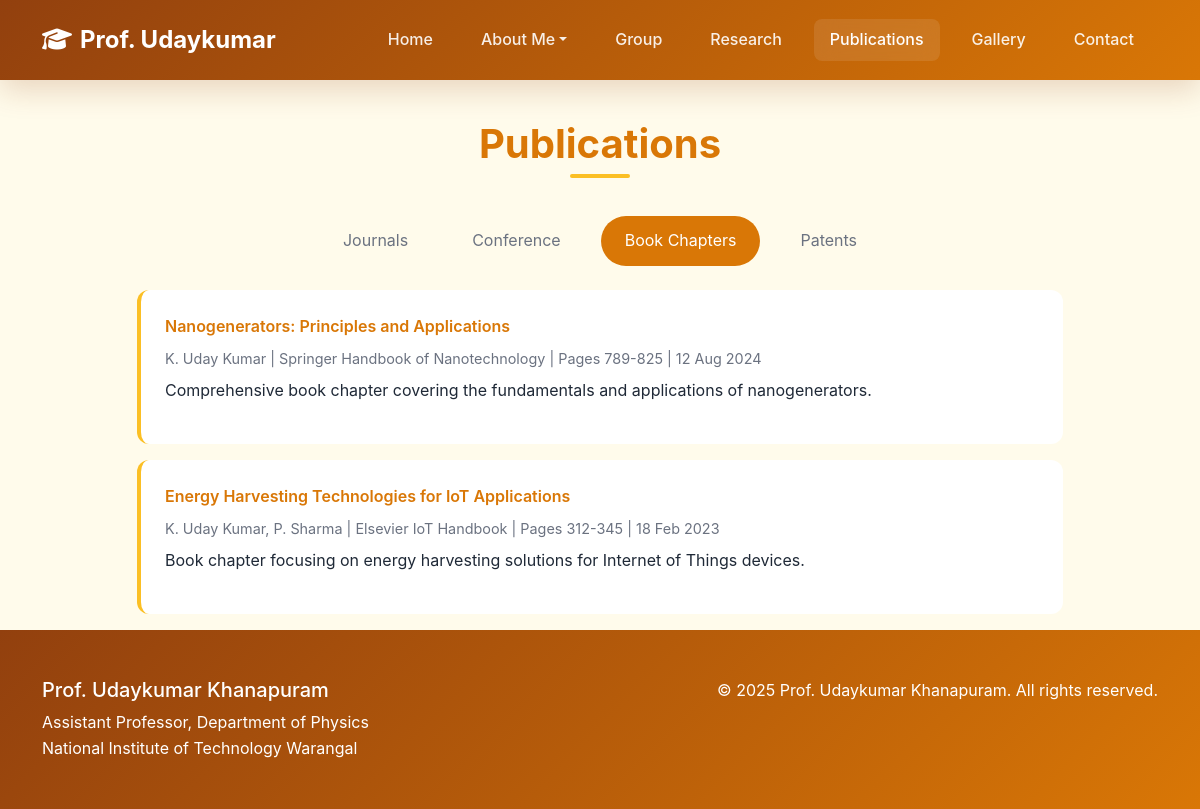
Before: /publications/?category=book_chapters with the older database file.
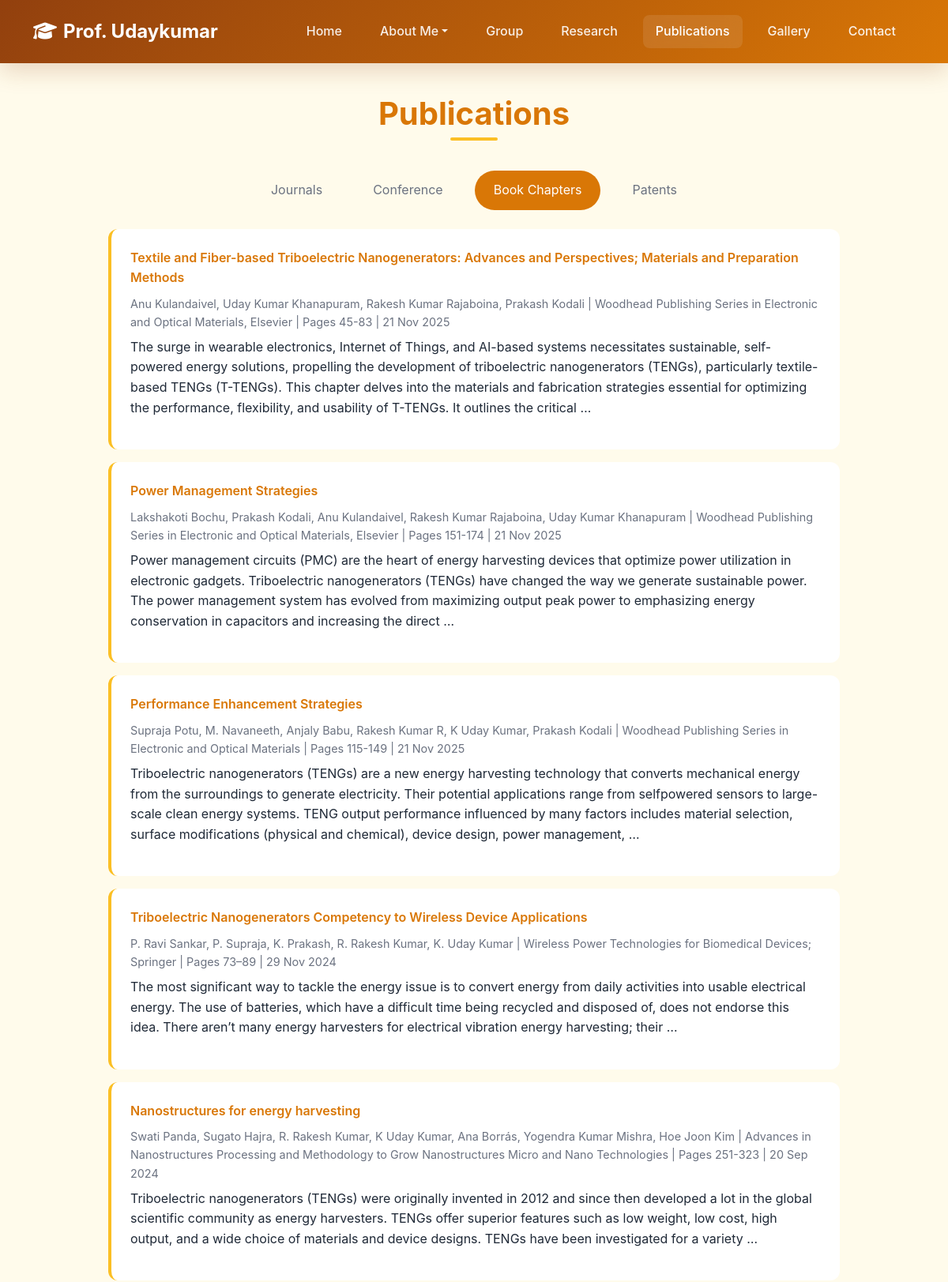
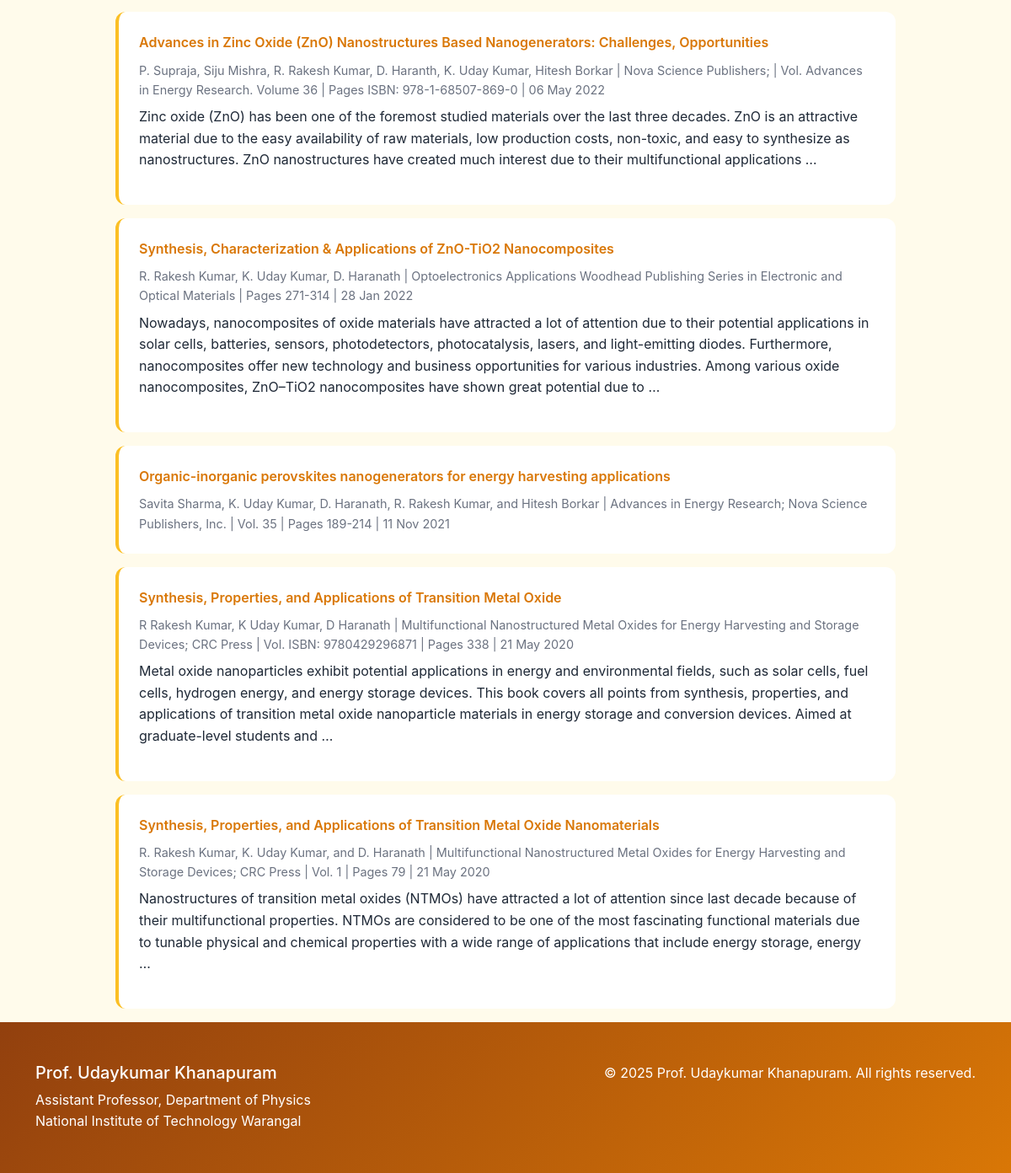
After: the same page with the newer database file (2 pictures, top to bottom).
### website/models.py (models this page shows, shortened)
class Publication(models.Model):
    CATEGORY_CHOICES = [
        ('journals', 'Journals'),
        ('conference', 'Conference'),
        ('book_chapters', 'Book Chapters'),
        ('patents', 'Patents'),
    ]
    title = models.CharField(max_length=500)
    authors = models.TextField()
    journal = models.CharField(max_length=200, blank=True)
    volume = models.CharField(max_length=50, blank=True)
    page_no = models.CharField(max_length=50, blank=True)
    publication_date = models.DateField(help_text="Publication date (Day/Month/Year)")
    description = models.TextField(blank=True)
    url = models.URLField(blank=True)
    publication_link = models.URLField(blank=True, help_text="Direct link to the publication")
    category = models.CharField(max_length=20, choices=CATEGORY_CHOICES, default='journals')
    created_at = models.DateTimeField(auto_now_add=True)
    class Meta:
        ordering = ['-publication_date', '-created_at']

### website/views.py (the view)
# urls.py: path('publications/', views.publications, name='publications'),
def publications(request):
    category = request.GET.get('category', 'journals')
    publications = Publication.objects.filter(category=category)
    categories = Publication.CATEGORY_CHOICES
    context = {
        'publications': publications,
        'categories': categories,
        'current_category': category
    }
    return render(request, 'publications.html', context)

### templates/publications.html (shortened to what this page needs)
{% extends 'base.html' %}
{% load static %}
{% block content %}
<div style="padding-top: 120px;">
    <div class="container">
        <h2 class="section-title">Publications</h2>
        <div class="row mb-4">
            <div class="col-12">
                <ul class="nav nav-pills justify-content-center" id="publicationTabs">
                    {% for category_key, category_name in categories %}
                    <li class="nav-item">
                        <a class="nav-link {% if current_category == category_key %}active{% endif %}"
                           href="?category={{ category_key }}">{{ category_name }}</a>
                    </li>
                    {% endfor %}
                </ul>
            </div>
        </div>
        <div class="row">
            <div class="col-lg-10 mx-auto">
                {% for publication in publications %}
                <div class="publication-item">
                    <div class="publication-title">
                        {% if publication.publication_link %}
                            <a href="{{ publication.publication_link }}" target="_blank" class="publication-link">
                                {{ publication.title }}
                            </a>
                        {% else %}
                            {{ publication.title }}
                        {% endif %}
                    </div>
                    <div class="publication-meta">
                        {{ publication.authors }} | {{ publication.journal }}
                        {% if publication.volume %} | Vol. {{ publication.volume }}{% endif %}
                        {% if publication.page_no %} | Pages {{ publication.page_no }}{% endif %}
                        | {{ publication.publication_date|date:"d M Y" }}
                    </div>
                    {% if publication.description %}
                        <p class="mt-2">{{ publication.description|truncatewords:50 }}</p>
                    {% endif %}
                </div>
                {% empty %}
                {% if current_category == 'journals' %}
                <div class="publication-item">
                    <div class="publication-title">High-performance triboelectric nanogenerator based on 2D materials</div>
                    <div class="publication-meta">K. Uday Kumar et al. | Nature Energy | Vol. 15 | Pages 123-135 | 15 Mar 2024</div>
                    <p class="mt-2">Research on advanced nanogenerator technologies using 2D materials for enhanced energy harvesting.</p>
                </div>
                <div class="publication-item">
                    <div class="publication-title">Piezoelectric nanogenerators for self-powered wireless sensor networks</div>
                    <div class="publication-meta">K. Uday Kumar, P. Sharma, R. Singh | Advanced Materials | Vol. 12 | Pages 45-58 | 10 Sep 2023</div>
                    <p class="mt-2">Development of piezoelectric nanogenerators for autonomous wireless sensor applications.</p>
                </div>
                {% elif current_category == 'book_chapters' %}
                <div class="publication-item">
                    <div class="publication-title">Nanogenerators: Principles and Applications</div>
                    <div class="publication-meta">K. Uday Kumar | Springer Handbook of Nanotechnology | Pages 789-825 | 12 Aug 2024</div>
                    <p class="mt-2">Comprehensive book chapter covering the fundamentals and applications of nanogenerators.</p>
                </div>
                <div class="publication-item">
                    <div class="publication-title">Energy Harvesting Technologies for IoT Applications</div>
                    <div class="publication-meta">K. Uday Kumar, P. Sharma | Elsevier IoT Handbook | Pages 312-345 | 18 Feb 2023</div>
                    <p class="mt-2">Book chapter focusing on energy harvesting solutions for Internet of Things devices.</p>
                </div>
                {% endif %}
                {% endfor %}
            </div>
        </div>
    </div>
</div>
{% endblock %}

Changed rows visible on the page:
added Publication: title "Textile and Fiber-based Triboelectric Nanogenerators: Advances and Perspectives; Materials and Preparation Methods", authors "Anu Kulandaivel, Uday Kumar Khanapuram, Rakesh Kumar Rajaboina, Prakash Kodali", journal "Woodhead Publishing Series in Electronic and Optical Materials, Elsevier", page_no "45-83", publication_date "21 Nov 2025", description "The surge in wearable electronics, Internet of Things, and AI-based systems necessitates sustainable, self-powered energy solutions, propelling the development of triboelectric nanogenerators (TENGs), particularly textile-based TENGs (T-TENGs). This chapter delves into the materials and fabrication strategies essential for optimizing the performance, flexibility, and usability of T-TENGs. It outlines the critical …"
added Publication: title "Power Management Strategies", authors "Lakshakoti Bochu, Prakash Kodali, Anu Kulandaivel, Rakesh Kumar Rajaboina, Uday Kumar Khanapuram", journal "Woodhead Publishing Series in Electronic and Optical Materials, Elsevier", page_no "151-174", publication_date "21 Nov 2025", description "Power management circuits (PMC) are the heart of energy harvesting devices that optimize power utilization in electronic gadgets. Triboelectric nanogenerators (TENGs) have changed the way we generate sustainable power. The power management system has evolved from maximizing output peak power to emphasizing energy conservation in capacitors and increasing the direct …"
added Publication: title "Performance Enhancement Strategies", authors "Supraja Potu, M. Navaneeth, Anjaly Babu, Rakesh Kumar R, K Uday Kumar, Prakash Kodali", journal "Woodhead Publishing Series in Electronic and Optical Materials", page_no "115-149", publication_date "21 Nov 2025", description "Triboelectric nanogenerators (TENGs) are a new energy harvesting technology that converts mechanical energy from the surroundings to generate electricity. Their potential applications range from selfpowered sensors to large-scale clean energy systems. TENG output performance influenced by many factors includes material selection, surface modifications (physical and chemical), device design, power management, …"
added Publication: title "Triboelectric Nanogenerators Competency to Wireless Device Applications", authors "P. Ravi Sankar, P. Supraja, K. Prakash, R. Rakesh Kumar, K. Uday Kumar", journal "Wireless Power Technologies for Biomedical Devices; Springer", page_no "73–89", publication_date "29 Nov 2024", description "The most significant way to tackle the energy issue is to convert energy from daily activities into usable electrical energy. The use of batteries, which have a difficult time being recycled and disposed of, does not endorse this idea. There aren’t many energy harvesters for electrical vibration energy harvesting; their …"
added Publication: title "Nanostructures for energy harvesting", authors "Swati Panda, Sugato Hajra, R. Rakesh Kumar, K Uday Kumar, Ana Borrás, Yogendra Kumar Mishra, Hoe Joon Kim", journal "Advances in Nanostructures Processing and Methodology to Grow Nanostructures Micro and Nano Technologies", page_no "251-323", publication_date "20 Sep 2024", description "Triboelectric nanogenerators (TENGs) were originally invented in 2012 and since then developed a lot in the global scientific community as energy harvesters. TENGs offer superior features such as low weight, low cost, high output, and a wide choice of materials and device designs. TENGs have been investigated for a variety …"
added Publication: title "Advances in Zinc Oxide (ZnO) Nanostructures Based Nanogenerators: Challenges, Opportunities", authors "P. Supraja, Siju Mishra, R. Rakesh Kumar, D. Haranth, K. Uday Kumar, Hitesh Borkar", journal "Nova Science Publishers;", volume "Advances in Energy Research. Volume 36", page_no "ISBN: 978-1-68507-869-0", publication_date "06 May 2022", description "Zinc oxide (ZnO) has been one of the foremost studied materials over the last three decades. ZnO is an attractive material due to the easy availability of raw materials, low production costs, non-toxic, and easy to synthesize as nanostructures. ZnO nanostructures have created much interest due to their multifunctional applications …"
added Publication: title "Synthesis, Characterization & Applications of ZnO-TiO2 Nanocomposites", authors "R. Rakesh Kumar, K. Uday Kumar, D. Haranath", journal "Optoelectronics Applications Woodhead Publishing Series in Electronic and Optical Materials", page_no "271-314", publication_date "28 Jan 2022", description "Nowadays, nanocomposites of oxide materials have attracted a lot of attention due to their potential applications in solar cells, batteries, sensors, photodetectors, photocatalysis, lasers, and light-emitting diodes. Furthermore, nanocomposites offer new technology and business opportunities for various industries. Among various oxide nanocomposites, ZnO–TiO2 nanocomposites have shown great potential due to …"
added Publication: title "Organic-inorganic perovskites nanogenerators for energy harvesting applications", authors "Savita Sharma, K. Uday Kumar, D. Haranath, R. Rakesh Kumar, and Hitesh Borkar", journal "Advances in Energy Research; Nova Science Publishers, Inc.", volume "35", page_no "189-214", publication_date "11 Nov 2021"
added Publication: title "Synthesis, Properties, and Applications of Transition Metal Oxide", authors "R Rakesh Kumar, K Uday Kumar, D Haranath", journal "Multifunctional Nanostructured Metal Oxides for Energy Harvesting and Storage Devices; CRC Press", volume "ISBN: 9780429296871", page_no "338", publication_date "21 May 2020", description "Metal oxide nanoparticles exhibit potential applications in energy and environmental fields, such as solar cells, fuel cells, hydrogen energy, and energy storage devices. This book covers all points from synthesis, properties, and applications of transition metal oxide nanoparticle materials in energy storage and conversion devices. Aimed at graduate-level students and …"
added Publication: title "Synthesis, Properties, and Applications of Transition Metal Oxide Nanomaterials", authors "R. Rakesh Kumar, K. Uday Kumar, and D. Haranath", journal "Multifunctional Nanostructured Metal Oxides for Energy Harvesting and Storage Devices; CRC Press", volume "1", page_no "79", publication_date "21 May 2020", description "Nanostructures of transition metal oxides (NTMOs) have attracted a lot of attention since last decade because of their multifunctional properties. NTMOs are considered to be one of the most fascinating functional materials due to tunable physical and chemical properties with a wide range of applications that include energy storage, energy …"
Other visible differences:
text no longer shown: "Nanogenerators: Principles and Applications K. Uday Kumar | Springer Handbook of Nanotechnology | Pages 789-825 | 12 Aug 2024 Comprehensive book chapter covering the fundamentals and applications of nanogenerators. Energy Harvesting Technologies for IoT Applications K. Uday Kumar, P. Sharma | Elsevier IoT Handbook | Pages 312-345 | 18 Feb 2023 Book chapter focusing on energy harvesting solutions for Internet of Things devices."
